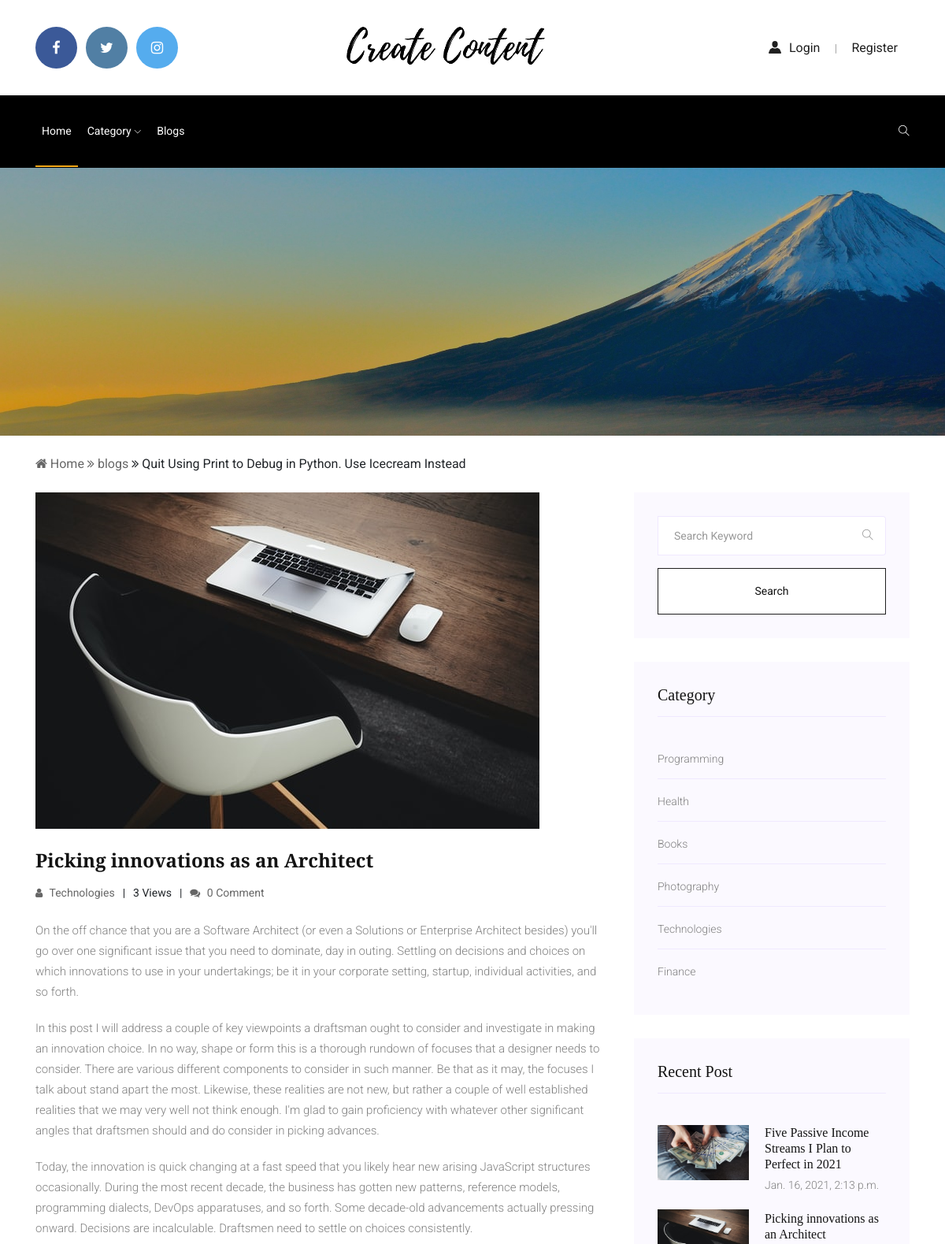
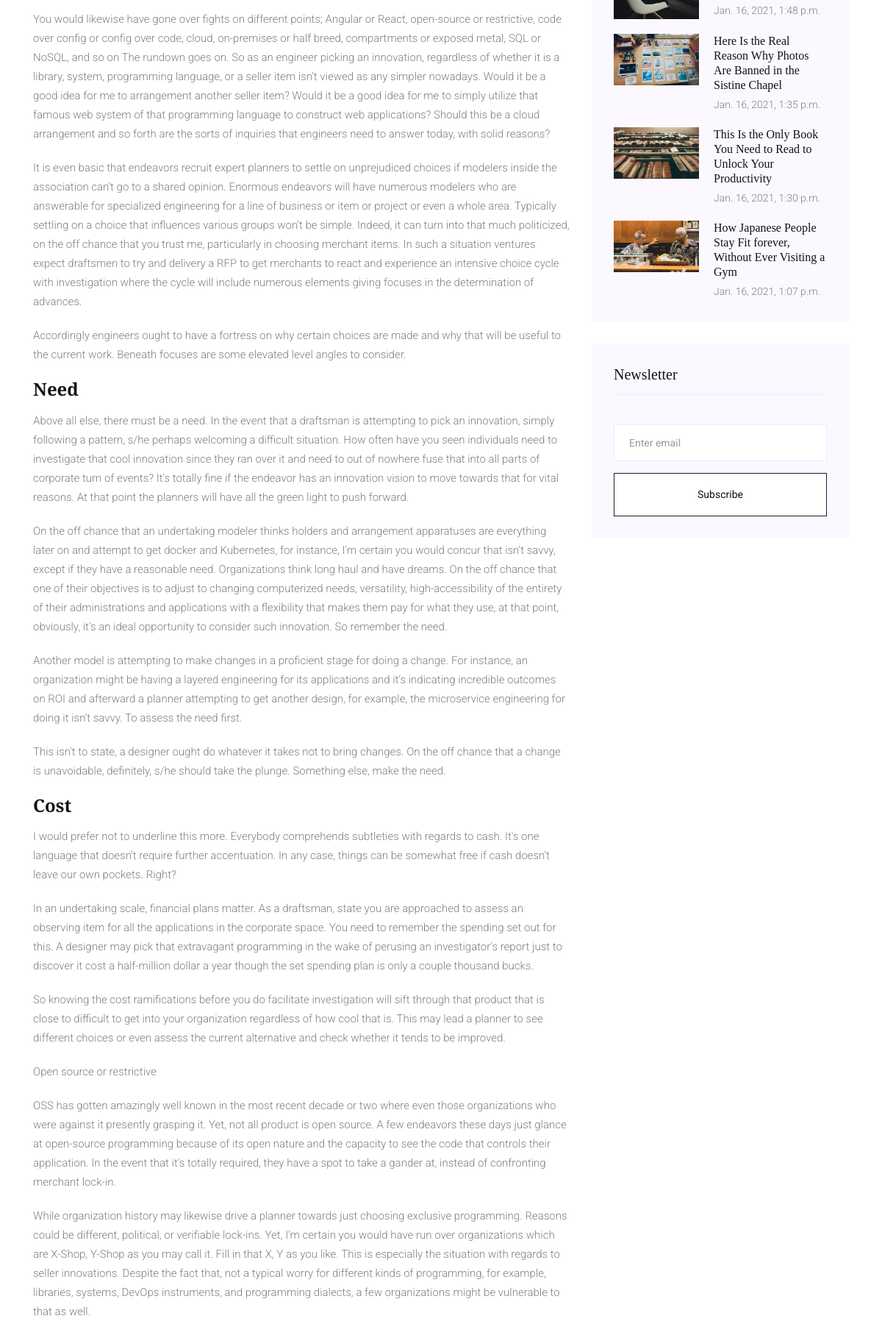
The page /blogs/picking-innovations-as-an-architect (upper part) on the database its author committed (2 pictures, top to bottom).
### post/models.py (models this page shows, shortened)
class Post(models.Model):
    title = models.CharField(max_length=100)
    slug = models.SlugField(max_length=100, unique=True, blank=True)
    Category = models.ForeignKey(Category, on_delete=models.CASCADE, default=False)
    image = models.ImageField(upload_to='images/', default=True)
    alt = models.CharField(max_length=50,blank=True)
    overview = RichTextUploadingField()
    metatitle = models.CharField(max_length=100, blank=True, null=True)
    metadesc = models.CharField(max_length=250, blank=True, null=True)
    timestamp = models.DateTimeField(auto_now_add=True)
    author = models.ForeignKey(Author, on_delete=models.CASCADE)
    featured = models.BooleanField(default=False)
    views = models.IntegerField(default=0)
    like = models.IntegerField(default=0)
    previous_post = models.ForeignKey(
        'self', related_name='previous', on_delete=models.SET_NULL, blank=True, null=True)
    next_post = models.ForeignKey(
        'self', related_name='next', on_delete=models.SET_NULL, blank=True, null=True)

class Category(models.Model):
    title = models.CharField(max_length=20)
    image = models.ImageField(upload_to='images/', default=True)
    metatitle = models.CharField(max_length=100, blank=True, null=True)
    metadesc = models.CharField(max_length=250, blank=True, null=True)
    def __str__(self):
        return self.title

### post/views.py (the view)
# urls.py: path('blogs', include('post.urls')),
def blogs(request,slug):
    blog1 = Post.objects.get(slug=slug)
    blog1.views = blog1.views + 1
    blog1.save()
    recent_post = Post.objects.order_by('-timestamp')[:5]
    blog = Post.objects.all()
    post2= get_object_or_404(Post, slug=slug)
    post1 = {
        'blog1':blog1, 'posts':post2, 'recent_post':recent_post, 'blog':blog
    }
    return render(request, "post.html", post1)

### post/models.py (called while the page is built)
def pre_save_receiver(sender, instance, *args, **kwargs):
   if not instance.slug:
       instance.slug = unique_slug_generator(instance)

    def __str__(self):
        return self.user.username

### templates/post.html (shortened to what this page needs)
{% extends 'post_base.html' %}
{% block content %}
{% load static %}
    <div class="breadcam_area bradcam_bg overlay2">
  </div>
  <br>
   <section class="blog_area single-post-area ">
      <div class="container">
    <div>
      <div class="bradcam_text">
         <ul>
            <li style="display: inline;"><a href="/"><i class="fa fa-home"></i> Home </a></li>
            <li style="display: inline;"><a href="/blogs"><i class="fa fa-angle-double-right" aria-hidden="true"></i> blogs </a></li>
            <li style="display: inline;">{% for blog in blog|slice:":1" %} <i class="fa fa-angle-double-right" aria-hidden="true"></i> {{ blog.title }}{% endfor %} </li>
         </ul>
      </div>
  </div>
  <br>
         <div class="row">
            <div class="col-lg-8 posts-list">
               <div class="single-post">
                  <div class="feature-img">
                     <img class="img-fluid" src="{{ posts.image.url }}" alt="{{ posts.alt }}">
                  </div>
                  <div class="blog_details">
                     <h2>{{ posts.title }}
                     </h2>
                     <ul class="blog-info-link mt-3 mb-4">
                        <li>{% for blog in blog %}<a href="/category/{{ blog.Category.id }}">{% endfor %}<i class="fa fa-user"></i> {{ posts.Category }}</a></li>
                        <li>{{ posts.views }} Views</li>
                        <li><a href="#disqus_thread"><i class="fa fa-comments"></i> 0 Comment</a></li>
                     </ul>
                     <p>{{ posts.overview | safe }}</p>
                  </div>
               </div>
            </div>
            <div class="col-lg-4">
               <div class="blog_right_sidebar">
                  <aside class="single_sidebar_widget search_widget">
                     <form action="/search">
                        <div class="form-group">
                           <div class="input-group mb-3">
                              <input type="text" name="search_input" class="form-control" placeholder='Search Keyword'
                                 onfocus="this.placeholder = ''" onblur="this.placeholder = 'Search Keyword'">
                              <div class="input-group-append">
                                 <button class="btn" type="submit"><i class="ti-search"></i></button>
                              </div>
                           </div>
                        </div>
                        <button class="button rounded-0 primary-bg text-white w-100 btn_1 boxed-btn"
                           type="submit">Search</button>
                     </form>
                  </aside>
                  <aside class="single_sidebar_widget post_category_widget">
                     <h4 class="widget_title">Category</h4>
                     <ul class="list cat-list">
                        {% for blog in blog %}
                        <li>
                           <a href="/category/{{ blog.Category.id }}" class="d-flex">
                              <p>{{ blog.Category }}</p>
                           </a>
                        </li>
                        {% endfor %}
                     </ul>
                  </aside>
                  <aside class="single_sidebar_widget popular_post_widget">
                     <h3 class="widget_title">Recent Post</h3>
                     {% for recent_post in recent_post %}
                     <div class="media post_item">
                        <img src="{{ recent_post.image.url }}" alt="post" style="width:40%;height:70px;">
                        <div class="media-body">
                           <a href="/blogs/{{ recent_post.slug }}">
                              <h3>{{ recent_post.title }}</h3>
                           </a>
                           <p>{{ recent_post.timestamp }}</p>
                        </div>
                     </div>
                     {% endfor %}
                  </aside>
                  <aside class="single_sidebar_widget newsletter_widget">
                     <h4 class="widget_title">Newsletter</h4>
                     <form action="/subscribed" method="POST">
                        <div class="form-group">
                           <input type="email" name="email" id="email" class="form-control" onfocus="this.placeholder = ''"
                              onblur="this.placeholder = 'Enter email'" placeholder='Enter email' required>
                        </div>
                        <button class="button rounded-0 primary-bg text-white w-100 btn_1 boxed-btn"
                           type="submit">Subscribe</button>
                     </form>
                  </aside>
               </div>
            </div>
         </div>
      </div>
   </section>
{% endblock content %}

### rows shown on the page
Post: title "Quit Using Print to Debug in Python. Use Icecream Instead", Category "Programming"
Post: image (picture), title "Picking innovations as an Architect", Category "Technologies", views "3", overview "On the off chance that you are a Software Architect (or even a Solutions or Enterprise Architect besides) you'll go over one significant issue that you need to dominate, day in outing. Settling on decisions and choices on which innovations to use in your undertakings; be it in your corporate setting, startup, individual activities, and so forth. In this post I will address a couple of key viewpoints a draftsman ought to consider and investigate in making an innovation choice. In no way, shape or form this is a thorough rundown of focuses that a designer needs to consider. There are various different components to consider in such manner. Be that as it may, the focuses I talk about stand…", timestamp "Jan. 16, 2021, 1:48 p.m."
Post: Category "Health", image (picture), title "How Japanese People Stay Fit forever, Without Ever Visiting a Gym", timestamp "Jan. 16, 2021, 1:07 p.m."
Post: Category "Books", image (picture), title "This Is the Only Book You Need to Read to Unlock Your Productivity", timestamp "Jan. 16, 2021, 1:30 p.m."
Post: Category "Photography", image (picture), title "Here Is the Real Reason Why Photos Are Banned in the Sistine Chapel", timestamp "Jan. 16, 2021, 1:35 p.m."
Post: Category "Finance", image (picture), title "Five Passive Income Streams I Plan to Perfect in 2021", timestamp "Jan. 16, 2021, 2:13 p.m."
